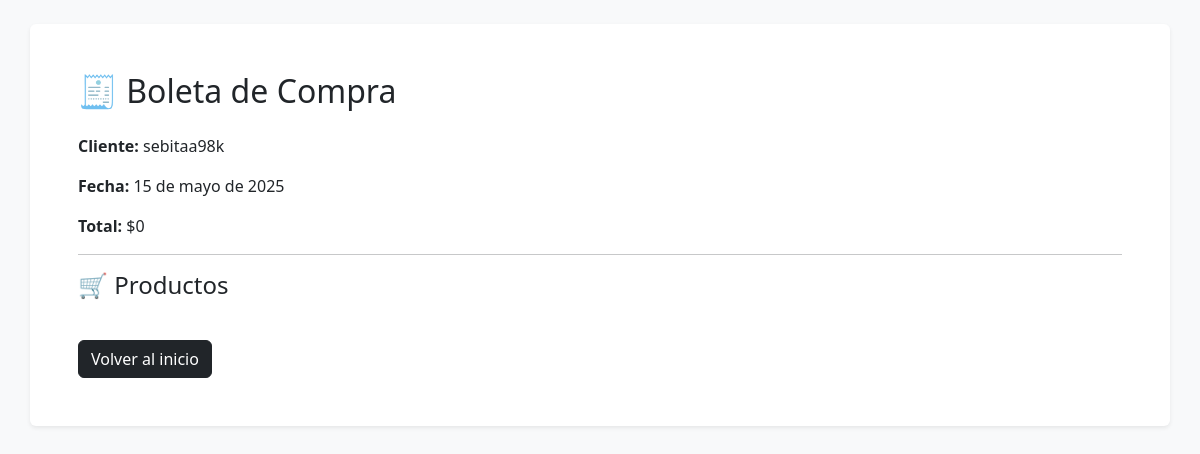
The app's page /boleta_compras/9/, older data.
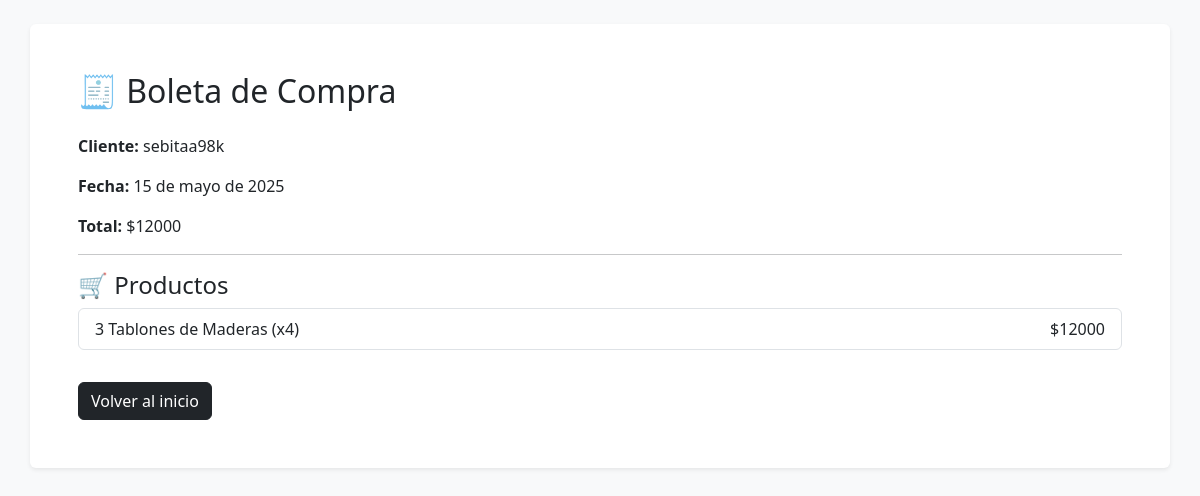
The same page, newer data.
### carrito/models.py (models this page shows, shortened)
class Venta_productos(models.Model):
    ESTADO_VENTA_CHOICES = [
        ('carrito', 'Carrito'),
        ('pagado', 'Pagado'),
    ]
    id_usuario = models.ForeignKey(User, on_delete=models.CASCADE, related_name='ventas')
    total_venta = models.IntegerField()
    fecha_transaccion = models.DateField(null=True, blank=True)
    estado_venta = models.CharField(max_length=200, choices=ESTADO_VENTA_CHOICES, default='carrito')
    webpay_transaction_id = models.CharField(max_length=100, blank=True, null=True)
    webpay_payment_status = models.CharField(max_length=50, blank=True, null=True)

class Carrito_detalle(models.Model):
    id_venta = models.ForeignKey(Venta_productos, on_delete=models.CASCADE, related_name='carrito_detalle')
    producto = models.ForeignKey(Producto, on_delete=models.CASCADE, related_name='carrito_detalle')
    cantidad_producto = models.PositiveIntegerField()
    subtotal = models.IntegerField()

### home/models.py (models this page shows, shortened)
class Producto(models.Model):
    nombre = models.CharField(max_length=100)
    precio = models.DecimalField(max_digits=10, decimal_places=2)
    descripcion = models.TextField()
    stock = models.IntegerField()
    imagen_url = models.URLField(null=True, blank=True)
    estado = models.BooleanField(default=True)

### home/views.py (the view)
# urls.py: path('boleta_compras/<int:id>/', views.BoletaVenta, name='boleta_compra'),
def BoletaVenta(request, id):
    venta = get_object_or_404(Venta_productos, id=id)
    detalles = Carrito_detalle.objects.filter(id_venta=venta)
    return render(request, 'home/boleta_detalle.html', {
        'venta': venta,
        'detalles': detalles
    })

### home/templates/home/boleta_detalle.html (shortened to what this page needs)
<!DOCTYPE html>
<html lang="es">
<head>
    <link href="https://cdn.jsdelivr.net/npm/bootstrap@5.3.2/dist/css/bootstrap.min.css" rel="stylesheet">
</head>
<body class="bg-light p-4">
    <div class="container bg-white p-5 rounded shadow-sm">
        <h2 class="mb-4">🧾 Boleta de Compra </h2>
        <p><strong>Cliente:</strong> {{ venta.id_usuario.username }}</p>
        <p><strong>Fecha:</strong> {{ venta.fecha_transaccion }}</p>
        <p><strong>Total:</strong> ${{ venta.total_venta }}</p>
        <hr>
        <h4>🛒 Productos</h4>
        <ul class="list-group mb-3">
            {% for detalle in detalles %}
                <li class="list-group-item d-flex justify-content-between align-items-center">
                    {{ detalle.producto.nombre }} (x{{ detalle.cantidad_producto }})
                    <span>${{ detalle.subtotal }}</span>
                </li>
            {% endfor %}
        </ul>
        <a href="/" class="btn btn-dark mt-3">Volver al inicio</a>
    </div>
</body>
</html>

Row changes from the older to the newer data that the page shows:
changed Venta_productos "sebitaa98k": total_venta "0" → "12000"
added Carrito_detalle: producto.nombre "3 Tablones de Maderas", cantidad_producto "4", subtotal "12000"
